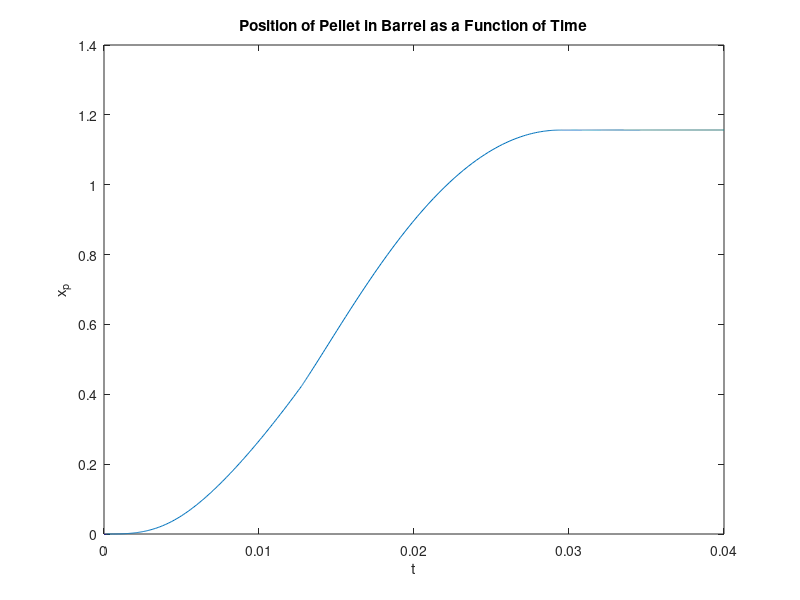
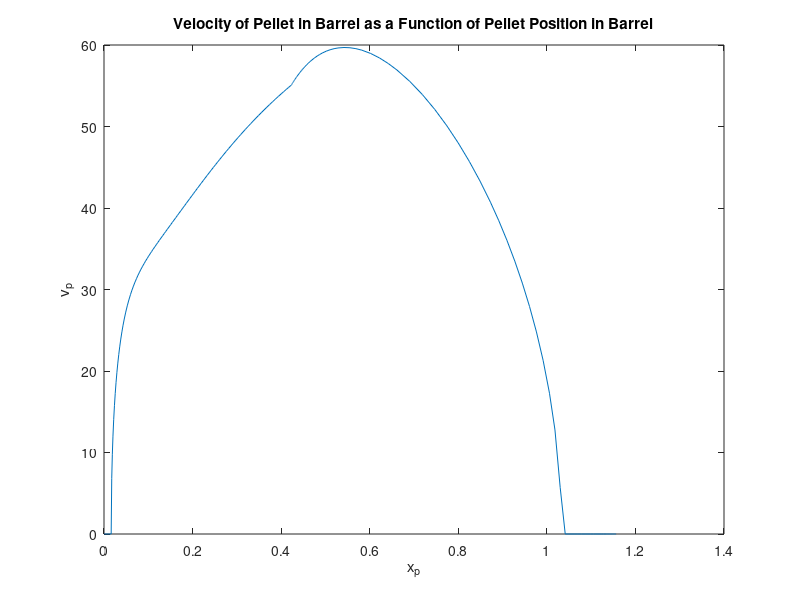
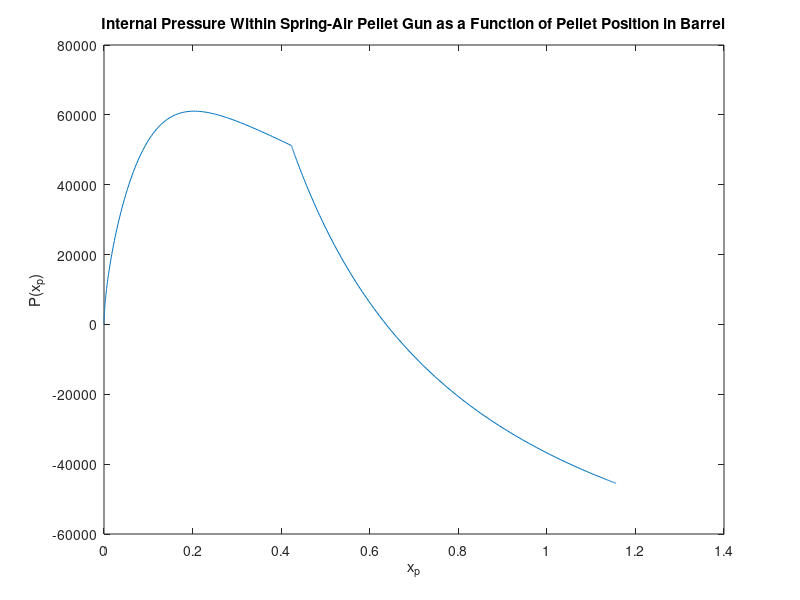

Reproduce these figures in MATLAB, in order.
function y = comptonSim %Allows M-file to be called as a function in MATLAB

%Imput Specific Design Values
global m_p m_s r_piston c R f_e mu I_p g P_o V_o k x_s_f x_s_o R_angle

m_p = 0.0012; %mass of pellet ( kg )
m_s = 0.039; %mass of spring piston + 1/3 spring mass ( kg )
r_piston = 0.034798/2; %radius of spring piston in air gun ( m )
c = 0.013; %caliber ( m )
R = 0; %twist rate of rifling ( 1/m )
f_e = 10; %experimentally quantified elastic compression friction force for pellet-style ( N )
mu = .5; %kinetic coeficient of friction between pellet and barrel materials
I_p = 0.0000000216; %mass moment of inertia of pellet along its lognitudinal central axis ( kg*m^2 )
g = 9.801; %force of local gravitational feild (use standard earth value for analysis) ( m/(kg*s^2) )
P_o = 1.013*10^5; %local atmospheric pressure (normally set at see level for analysis) ( Pa )
V_o = 0.00008455; %Volume of air in cylinder when the air gun is "cocked" ( m^3 )
k = 679.5; %spring constant ( N/m )
x_s_f = 0.192198; %compression of spring assembly after cocking ( m )
x_s_o = 0.103298 ; %compression of spring assembly before cocking ( m )
barrel_length = 0.5; % ( m )
R_angle = atan(R*(pi*c)); %Twist angle of Rifling Formula -- Don't Change Formula !!!

%First solve the initial value problem using "ode45"
tspan=[0,0.04];x0=[0;0]; %Time Span ( tspan ) may have to be increased or decreased for different models
options = odeset('RelTol', 1e-7, 'AbsTol', 1e-9);
[t,x] = ode45(@problem_func, tspan, x0, options);
x(:,1) = real((x(:,1) + ((x_s_f-x_s_o)-x(:,1)).*(x(:,1) >= (x_s_f-x_s_o))));x(:,2) = real(x(:,2));

%Make a plot for (t,x_p)
plot(t,x(:,2))
xlabel('t')
ylabel('x_p')
title('Position of Pellet in Barrel as a Function of Time')
shg

pause

%Next make a plot for (x_p,v_p)
vel_s = real((x(:,1)<(x_s_f-x_s_o)).*(k.*(x_s_f - x(:,1)) - ( (pi.*r_piston^2.*P_o.*V_o)
./(V_o - pi.*r_piston.^2.*x(:,1) + (pi./4).*c.^2.*x(:,2)) ) + pi.*r_piston.^2.*P_o).*((t)./(m_s)));
vel_p = real(sqrt( (SpringEnergy(x(:,1)) - BoreFriction(x(:,1),x(:,2))
- EnergyStoredInCompressedGas(x(:,1),x(:,2)) - (1./2).*m_s.*(max(vel_s)).^2 )
./(m_p + 4.*I_p.*pi.^2.*R.^2)));
figure
plot(x(:,2),vel_p)
xlabel('x_p')
ylabel('v_p')
title('Velocity of Pellet in Barrel as a Function of Pellet Position in Barrel')
shg

pause

%Next make a plot for (x_p,P(x_p))
Pres = ( (P_o.*V_o)./(V_o - pi.*r_piston.^2.*x(:,1) + (pi./4).*c.^2.*x(:,2)) ) - P_o;
figure
plot(x(:,2),Pres)
xlabel('x_p')
ylabel('P(x_p)')
title('Internal Pressure Within Spring-Air Pellet Gun as a Function of Pellet Position in Barrel')
shg

%Find and display the muzzle velocity ( m/s )
[p8,p8s,p8mu] = polyfit(x(:,2),vel_p,8);
muzzle_velocity = polyval(p8,barrel_length,p8s,p8mu)

%Find and display the muzzle energy ( J )
muzzle_energy = (m_p + 4.*I_p.*pi.^2.*R.^2).*(muzzle_velocity).^2

%Find and display the Maximum Internal Pressure Within Spring-Air Pellet Gun ( Pa )
max_pressure = max(abs(Pres))

arrayLength = length(vel_p)

%sub-function Library for this file

%Preliminary Functions

function f1 = SpringEnergy(x_s)
global m_p m_s r_piston c R f_e mu I_p g P_o V_o k x_s_f x_s_o R_angle;
f1 = k.*(x_s_f.*x_s - (1./2).*x_s.^2);

function f2 = SimpleGravitationalFriction(x_p)
global m_p m_s r_piston c R f_e mu I_p g P_o V_o k x_s_f x_s_o R_angle;
f2 = m_p.*g.*mu.*x_p;

function f4 = LognitudinalRiflingFriction(x_s,x_p)
global m_p m_s r_piston c R f_e mu I_p g P_o V_o k x_s_f x_s_o R_angle;
f4 = (( (4.*I_p.*R.*pi.*mu.*P_o.*V_o)./(m_p.*c.*(cos(R_angle) + mu.*sin(R_angle))) )
.*log(V_o - pi.*r_piston.^2.*x_s + (1./4).*pi.*c.^2.*x_p) - ( (I_p.*R.*pi.^2.*mu.*c.*P_o.*x_p)
./(m_p.*(cos(R_angle) + mu*sin(R_angle))) ));

function f5 = ElasticCompressionFriction(x_p)
global m_p m_s r_piston c R f_e mu I_p g P_o V_o k x_s_f x_s_o R_angle;
f5 = f_e.*mu.*x_p;

function f6 = BoreFriction(x_s,x_p)
global m_p m_s r_piston c R f_e mu I_p g P_o V_o k x_s_f x_s_o R_angle;
f6 = SimpleGravitationalFriction(x_p) + ElasticCompressionFriction(x_p) + LognitudinalRiflingFriction(x_s,x_p);

function f7 = EnergyStoredInCompressedGas(x_s,x_p)
global m_p m_s r_piston c R f_e mu I_p g P_o V_o k x_s_f x_s_o R_angle;
f7 = P_o.*(( (V_o.^2)./(V_o - pi.*r_piston.^2.*x_s + (pi./4).*c.^2.*x_p) ) - V_o - pi.*r_piston.^2.*x_s
+ (pi./4).*c.^2.*x_p);

%Primary ODE system of two linear equations function
function velocity = problem_func(t,x )
global m_p m_s r_piston c R f_e mu I_p g P_o V_o k x_s_f x_s_o R_angle;
%Initialize for a system of ODEs
velocity = zeros(2,1);
%system of two first order ODEs
velocity(1)=(x(1)<(x_s_f-x_s_o)).*(k.*(x_s_f - (x(1) + ((x_s_f-x_s_o)-x(1)).*(x(1) >= (x_s_f-x_s_o))))
- ( (pi.*r_piston^2.*P_o.*V_o)./(V_o - pi.*r_piston.^2.*(x(1) + ((x_s_f-x_s_o)-x(1)).*(x(1)
>= (x_s_f-x_s_o))) + (pi./4).*c.^2.*x(2)) ) + pi.*r_piston.^2.*P_o).*((t)./(m_s));
velocity(2)=sqrt( (SpringEnergy((x(1) + ((x_s_f-x_s_o)-x(1)).*(x(1) >= (x_s_f-x_s_o)))) - BoreFriction((x(1)
+ ((x_s_f-x_s_o)-x(1)).*(x(1) >= (x_s_f-x_s_o))),x(2)) - EnergyStoredInCompressedGas((x(1)
+ ((x_s_f-x_s_o)-x(1)).*(x(1) >= (x_s_f-x_s_o))),x(2)) - (1./2).*m_s.*(max(velocity(1))).^2 )
./(m_p + 4.*I_p.*pi.^2.*R.^2) );
